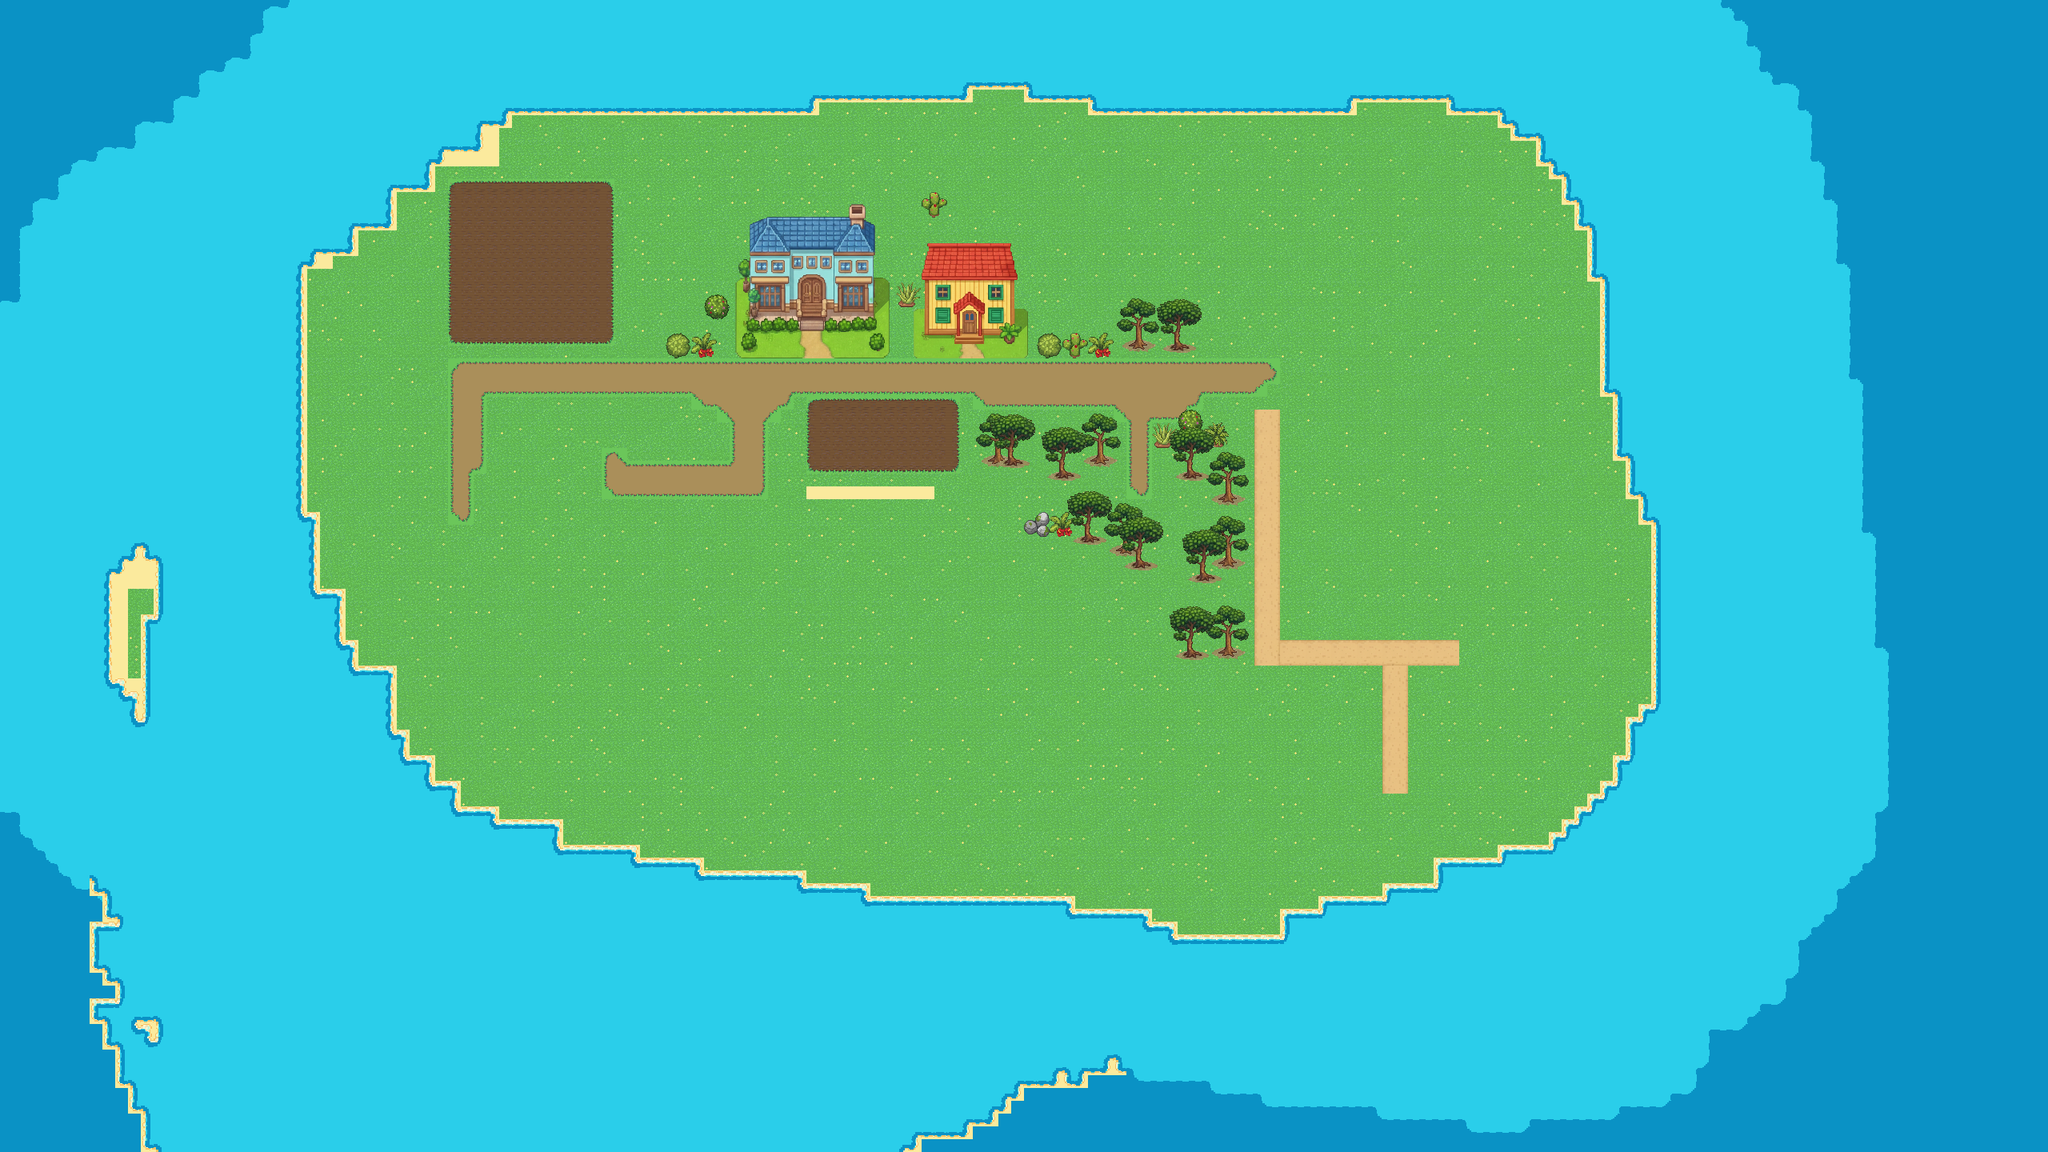

Rendered tile map (Tiled .tmx) drawn with the repository's tilesets; below, a short description and the map source with its tile grids summarised:
An orthogonal 160x90 tile map with 16x16 px tiles, 4 tile layers (grass, house, tree1, tree2), 3 tilesets and 23 objects.

<map version="1.10" tiledversion="1.11.2" orientation="orthogonal" renderorder="right-down" width="160" height="90" tilewidth="16" tileheight="16" infinite="0" nextlayerid="11" nextobjectid="54">
 <tileset firstgid="1" source="../tilesets/grass.tsx" />
 <tileset firstgid="962" source="../tilesets/house.tsx" />
 <tileset firstgid="4806" source="../tilesets/treeset.tsx" />
 <layer id="1" name="grass" width="160" height="90">
  <data>[14400 cells, 14400 non-empty, 62 distinct tile ids]</data>
 </layer>
 <layer id="3" name="house" width="160" height="90">
  <data>[14400 cells, 561 non-empty, 457 distinct tile ids]</data>
 </layer>
 <layer id="6" name="tree1" width="160" height="90">
  <data>[14400 cells, 141 non-empty, 20 distinct tile ids]</data>
 </layer>
 <layer id="7" name="tree2" width="160" height="90">
  <data>[14400 cells, 160 non-empty, 20 distinct tile ids]</data>
 </layer>
 <objectgroup id="5" name="trees">
  <object id="5" x="1311.78" y="397.012">
   <properties>
    <property name="state" value="ADULT" />
    <property name="type" value="coconut" />
   </properties>
  </object>
  <object id="7" x="869.027" y="407.626">
   <properties>
    <property name="state" value="ADULT" />
    <property name="type" value="coconut" />
   </properties>
  </object>
  <object id="8" x="715.793" y="522.018">
   <properties>
    <property name="state" value="ADULT" />
    <property name="type" value="coconut" />
   </properties>
  </object>
  <object id="9" x="1138.85" y="262.969">
   <properties>
    <property name="state" value="ADULT" />
    <property name="type" value="coconut" />
   </properties>
  </object>
  <object id="10" x="1273.92" y="254.784">
   <properties>
    <property name="state" value="ADULT" />
    <property name="type" value="coconut" />
   </properties>
  </object>
  <object id="11" x="1400.8" y="261.946">
   <properties>
    <property name="state" value="ADULT" />
    <property name="type" value="coconut" />
   </properties>
  </object>
  <object id="12" x="1603.4" y="340.735">
   <properties>
    <property name="state" value="ADULT" />
    <property name="type" value="coconut" />
   </properties>
  </object>
  <object id="13" x="1769.16" y="435.895">
   <properties>
    <property name="state" value="ADULT" />
    <property name="type" value="coconut" />
   </properties>
  </object>
  <object id="14" x="852.221" y="520.89">
   <properties>
    <property name="state" value="ADULT" />
    <property name="type" value="coconut" />
   </properties>
  </object>
  <object id="17" x="1647.7" y="543.933">
   <properties>
    <property name="state" value="ADULT" />
    <property name="type" value="mango" />
   </properties>
  </object>
  <object id="19" x="1647.7" y="591.632">
   <properties>
    <property name="state" value="ADULT" />
    <property name="type" value="mango" />
   </properties>
  </object>
  <object id="20" x="1647.7" y="640.167">
   <properties>
    <property name="state" value="ADULT" />
    <property name="type" value="mango" />
   </properties>
  </object>
  <object id="21" x="1648.54" y="687.866">
   <properties>
    <property name="state" value="ADULT" />
    <property name="type" value="mango" />
   </properties>
  </object>
  <object id="22" x="1648.54" y="736.402">
   <properties>
    <property name="state" value="ADULT" />
    <property name="type" value="mango" />
   </properties>
  </object>
  <object id="24" x="788.951" y="521.058">
   <properties>
    <property name="state" value="ADULT" />
    <property name="type" value="coconut" />
   </properties>
  </object>
  <object id="25" x="794.762" y="414.385">
   <properties>
    <property name="state" value="ADULT" />
    <property name="type" value="coconut" />
   </properties>
  </object>
  <object id="26" x="519.473" y="535.685">
   <properties>
    <property name="state" value="ADULT" />
    <property name="type" value="coconut" />
   </properties>
  </object>
  <object id="27" x="520.817" y="471.271">
   <properties>
    <property name="state" value="ADULT" />
    <property name="type" value="coconut" />
   </properties>
  </object>
  <object id="28" x="519.062" y="603.833">
   <properties>
    <property name="state" value="ADULT" />
    <property name="type" value="coconut" />
   </properties>
  </object>
  <object id="29" x="641.353" y="523.666">
   <properties>
    <property name="state" value="ADULT" />
    <property name="type" value="coconut" />
   </properties>
  </object>
  <object id="53" x="679.612" y="575.99">
   <properties>
    <property name="state" value="ADULT" />
    <property name="type" value="banana" />
   </properties>
  </object>
 </objectgroup>
 <objectgroup id="10" name="farmzone">
  <object id="50" x="1004.65" y="500.682" width="199.765" height="93.5196">
   <properties>
    <property name="type" value="farm" />
   </properties>
  </object>
  <object id="52" x="559.197" y="228.478" width="204.457" height="204.612" />
 </objectgroup>
</map>
